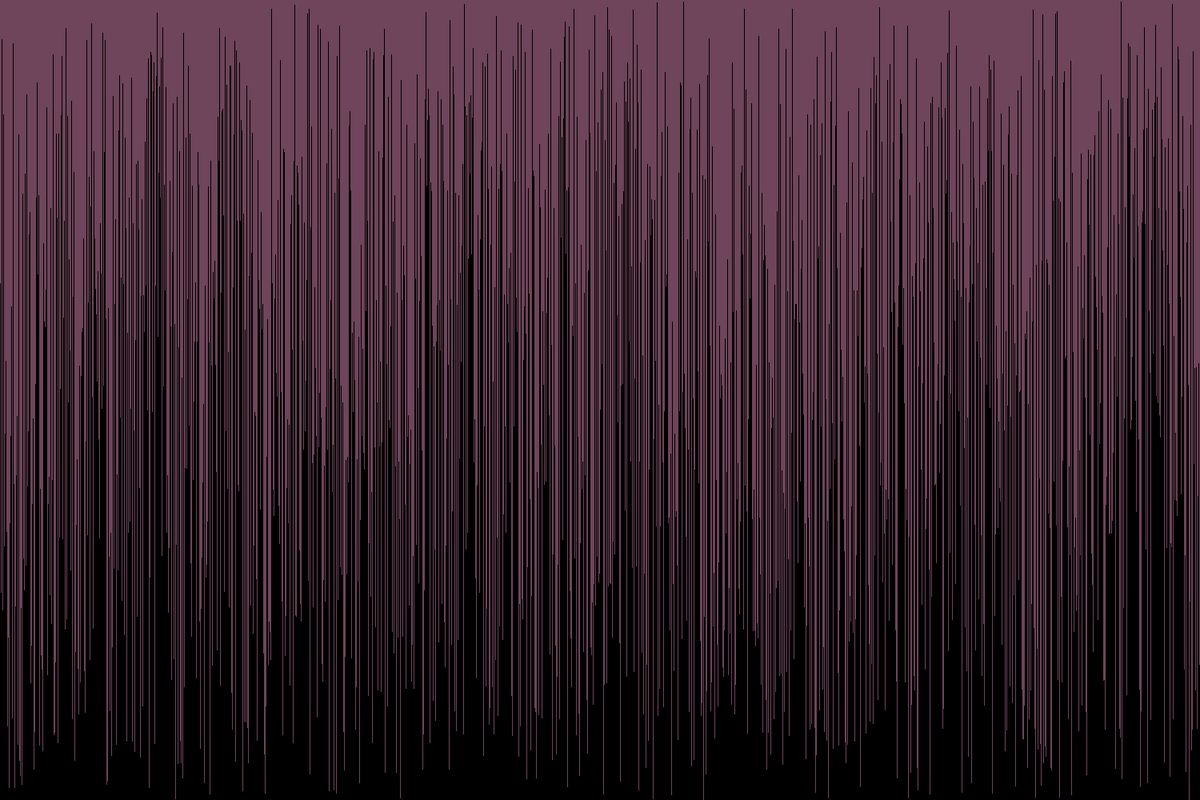
Frame 1 (no input)
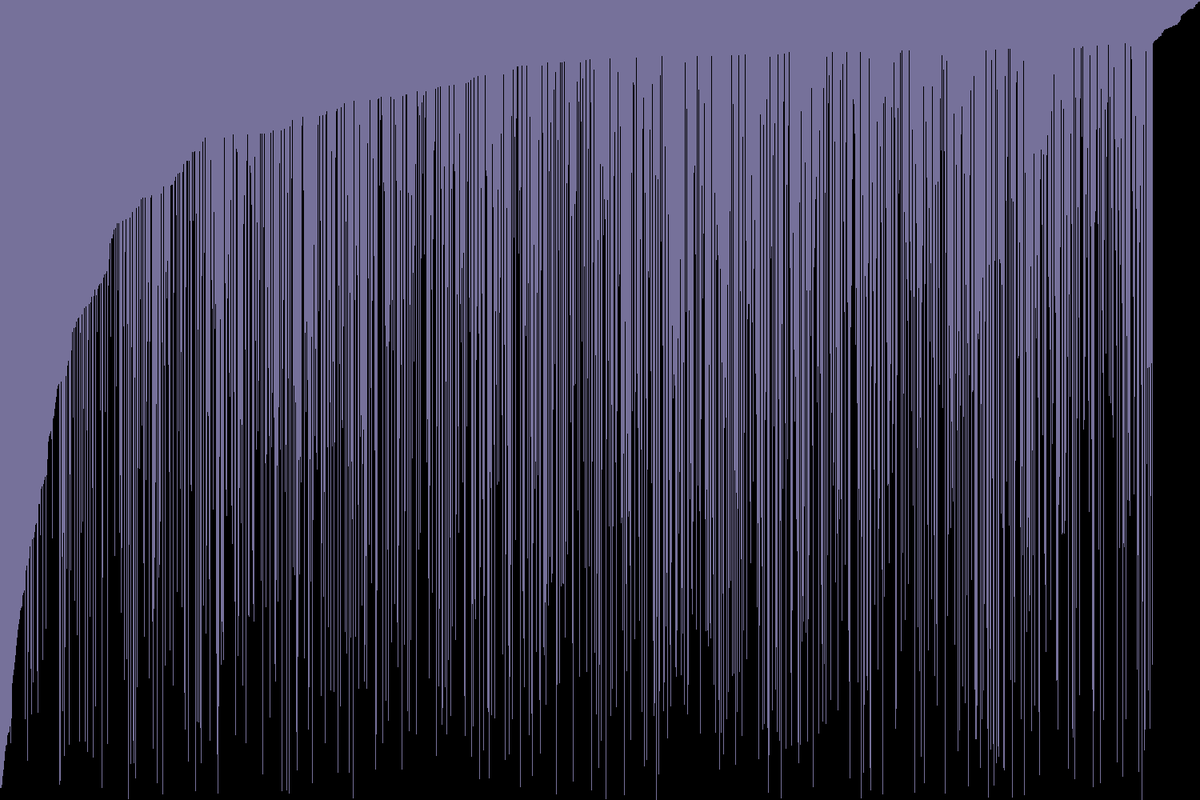
Frame 60 (the mouse pressed at the canvas centre just before this capture)
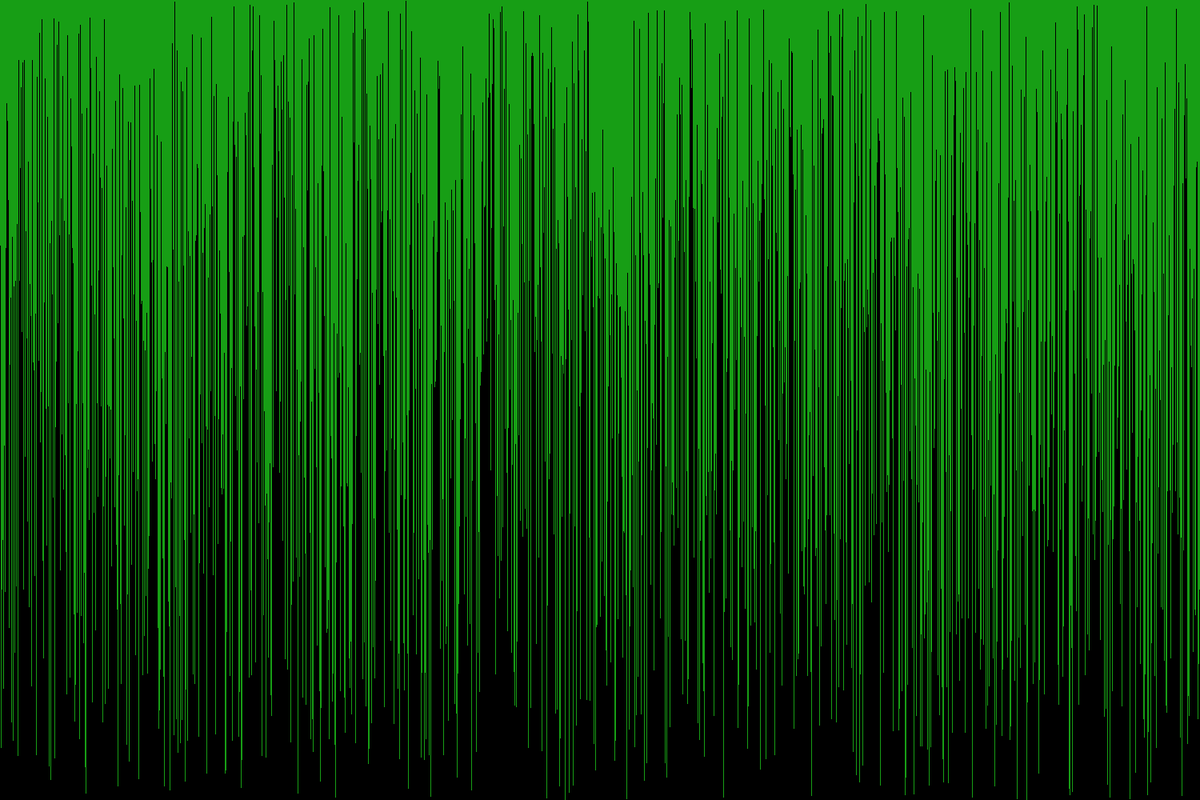
Frame 120 (the mouse held since frame 60 and released just before this capture)

The Processing sketch that drew these frames (run headless with seeded random() and noise(); from frame 60 on, the mouse is pressed at the canvas centre):

// Processing sketch: VisualArraySorter
// ── VisualArraySorter.pde
/* Paste the code into a new Processing sketch and complete the steps. */

//1. create an array of ints. don't initialize it yet.
int[] integers;

void setup() {
  //2. set the size of your window
  size(1500, 1000);
  //  if you are using Processing 3, you cannot use variables
  //  because the developers don't know how programming is supposed to work.

  //3. initialize your array with the built in width variable
  integers = new int[width];
  
  //4. initialize the ints in the array with random numbers
  //   from 0 to the built in height variable
  randomize();
  
  //5. call the noStroke() method
  noStroke();

}

void draw() {
  //6. set the background color with background(r, g, b);
  
  background((int)random(255), (int)random(255), (int)random(255));

  //7. set the color for your graph

  //8. draw a rectangle for each int in your array.
  //   the x value will be the current index in the array
  //   the y value will the height variable
  //   the width is 1 (one)
  //   the height is negative the value of the element at the current index of the array
  for(int i = 0; i < integers.length; i++){
    fill(0);
    rect(i, height, 1, -integers[i]);
  }

  //9. call the stepSort method
  stepSort(integers);

  //10. extract the code that randomizes the array into a method.

  //11. call the method you made in step 10 when the mouse is pressed
  if(mousePressed){
    randomize();
  }
}

void stepSort(int[] arr) {
  for (int i = 1; i < arr.length; i++) {
    if (arr[i - 1] > arr[i]) {
      int t = arr[i];
      arr[i] = arr[i - 1];
      arr[i - 1] = t;
    }
  }
}

void randomize(){
  for(int i = 0; i < integers.length; i++){
    int num = (int)random(height);
    integers[i] = num;
  }
}
